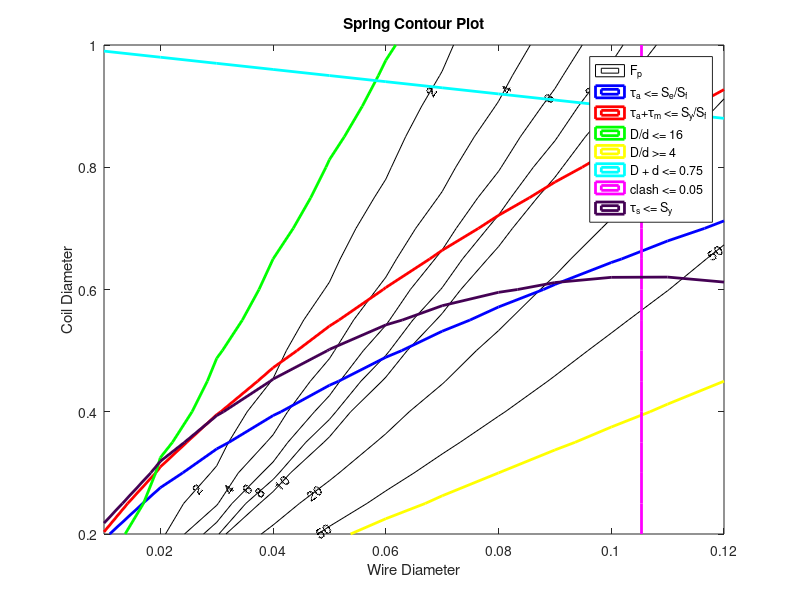

Write the MATLAB code that produced this figure.
% This program constructs a contour plot for the two-bar truss
% constants
clear; close all;
h0 = 1.0;               % preload height, in
delta0 = 0.4;           % deflection, in
hdef = h0 - delta0;     % deflection height, in
G = 12*10^6;            % psi
Se = 45000;             % psi
w = 0.18;
Sf = 1.5;
Q = 150000;             % psi
delta_f = 0;            % in

n = 7.5928;             % Values chosen for n and hf from calculated optimums
hf = 1.3691;

 
% design variables at mesh points
[d,D] = meshgrid(0.01:0.01:0.12,0.2:0.05:1);
 
% equations
k = (G*d.^4)./(8*(D.^3)*n);                 % spring stiffness
delta_p = hf-h0;                            % deflection at preload
delta_def = delta0 + (hf-h0);               % greatest working deflection
hs = n.*d;                                  % solid height
delta_s = hf - hs;                          % deflection at solid height
F_f = k.*delta_f;                           % full height force (zero)
F_p = k.*delta_p;                           % preload force
F_def = k.*delta_def;                       % force at full deflection
F_s = k.*delta_s;                           % force at solid height
K = ((4.*D)-d)./(4.*(D-d))+0.62.*(d./D);    % Wahl factor
tau_f = ((8.*F_f.*D)./(pi.*d.^3)).*K;       % stress at full height (zero)
tau_p = ((8.*F_p.*D)./(pi.*d.^3)).*K;       % stress at preload height
tau_def = ((8.*F_def.*D)./(pi.*d.^3)).*K;   % stress at full deflection
tau_s = ((8.*F_s.*D)./(pi.*d.^3)).*K;       % stress at solid height
tau_max = tau_def;                          % max stress (assumed at max deflection)
tau_min = tau_p;                            % min stress (assumed at preload deflection)
tau_m = (tau_max + tau_min)./2;             % mean stress
tau_a = (tau_max - tau_min)./2;             % alternating stress
Sy = 0.44.*(Q./(d.^w));                     % yield stress
dratio = D./d;                              % ratio of diameters
dsum = D + d;                               % sum of diameters
clash = hdef - hs;                          % clash allowance
Sefratio = Se./Sf;                          % endurance limit to safety factor
Syfratio = Sy./Sf;                          % yield strength to safety factor
tau_amsum = tau_a + tau_m;                  % sum of alternating and mean stresses

figure(1)
[C,h] = contour(d,D,F_p,[0,2,4,6,8,10,20,50],'k-');
clabel(C,h,'Labelspacing',250);
title('Spring Contour Plot');
xlabel('Wire Diameter');
ylabel('Coil Diameter');
hold on;

% solid lines to show constraint boundaries
contour(d,D,(tau_a-Sefratio),[0.0,0.0],'b','LineWidth',2);
contour(d,D,(tau_amsum-Syfratio),[100,100],'r','LineWidth',2);
contour(d,D,(dratio-16),[0.25,0.25],'g','LineWidth',2);
contour(d,D,(4-dratio),[0.25,0.25],'y','LineWidth',2);
contour(d,D,(dsum-0.75),[0.25,0.25],'c','LineWidth',2);
contour(d,D,(0.05-clash),[0.25,0.25],'m','LineWidth',2);
contour(d,D,(tau_s-Sy),[0.25,0.25],'LineWidth',2);

% show a legend
legend('F_p','\tau_a <= S_e/S_f','\tau_a+\tau_m <= S_y/S_f','D/d <= 16',...
       'D/d >= 4','D + d <= 0.75','clash <= 0.05','\tau_s <= S_y')
hold off;
